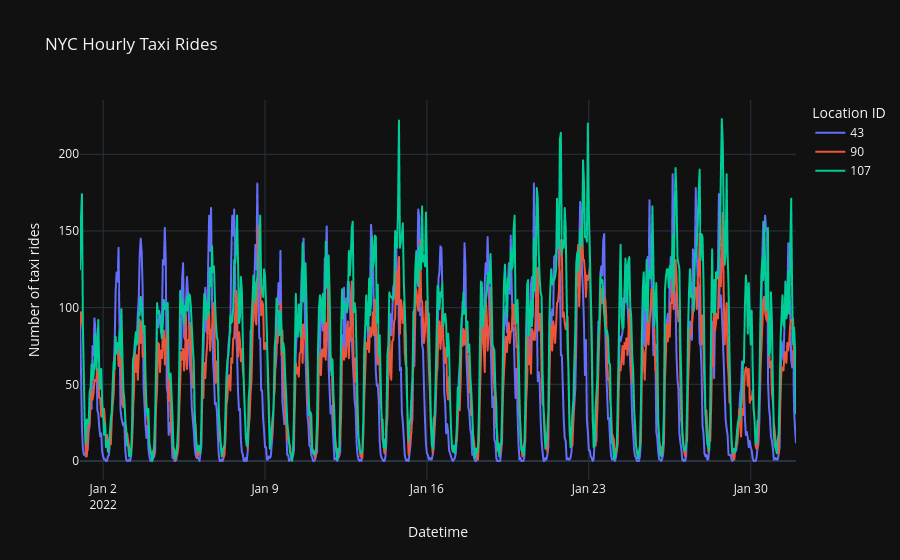

Notebook code for this chart:
### Code cell
# a list of select location IDs
location_ids: list[int] = [43, 90, 107]

# plot the hourly taxi rides for the selected location IDs
fig: Figure = px.line(
    df.query(f"location_id.isin({location_ids})"),
    x="pickup_datetime",
    y="rides",
    color="location_id",
    labels={
        "pickup_datetime": "Datetime", 
        "rides": "Number of taxi rides", 
        "location_id": "Location ID"
    },
    title="NYC Hourly Taxi Rides",
    template="plotly_dark"
)
fig.show()

### Figure 1 — Plotly figure (JSON) as saved in the notebook; plotly's stock layout.template omitted (floating-point values rounded to 4 significant figures; data arrays with more than 128 entries replaced by an {"elided": "..."} marker saying what was removed)
{"data": [{"hovertemplate": "Location ID=43<br>Datetime=%{x}<br>Number of taxi rides=%{y}<extra></extra>", "legendgroup": "43", "line": {"color": "#636efa", "dash": "solid"}, "marker": {"symbol": "circle"}, "mode": "lines", "name": "43", "showlegend": true, "type": "scattergl", "x": {"elided": "744 str values"}, "xaxis": "x", "y": {"elided": "744 int values"}, "yaxis": "y"}, {"hovertemplate": "Location ID=90<br>Datetime=%{x}<br>Number of taxi rides=%{y}<extra></extra>", "legendgroup": "90", "line": {"color": "#EF553B", "dash": "solid"}, "marker": {"symbol": "circle"}, "mode": "lines", "name": "90", "showlegend": true, "type": "scattergl", "x": {"elided": "744 str values"}, "xaxis": "x", "y": {"elided": "744 int values"}, "yaxis": "y"}, {"hovertemplate": "Location ID=107<br>Datetime=%{x}<br>Number of taxi rides=%{y}<extra></extra>", "legendgroup": "107", "line": {"color": "#00cc96", "dash": "solid"}, "marker": {"symbol": "circle"}, "mode": "lines", "name": "107", "showlegend": true, "type": "scattergl", "x": {"elided": "744 str values"}, "xaxis": "x", "y": {"elided": "744 int values"}, "yaxis": "y"}], "layout": {"legend": {"title": {"text": "Location ID"}, "tracegroupgap": 0}, "title": {"text": "NYC Hourly Taxi Rides"}, "xaxis": {"anchor": "y", "domain": [0, 1], "title": {"text": "Datetime"}}, "yaxis": {"anchor": "x", "domain": [0, 1], "title": {"text": "Number of taxi rides"}}}}
